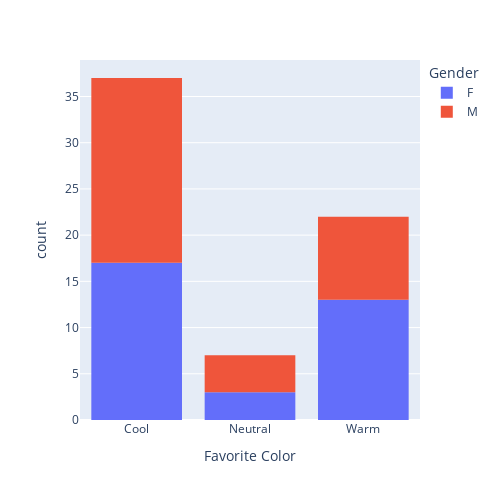

The notebook cell this image was saved under:
### Markdown cell above
We can confirm our finding from above with histogram plot

### Code cell
hist = px.histogram(data_frame=df,x='Favorite Color', color='Gender',width=500, height=500)
hist.show()

### Figure 1 — Plotly figure (JSON) as saved in the notebook; plotly's stock layout.template omitted (floating-point values rounded to 4 significant figures)
{"data": [{"alignmentgroup": "True", "bingroup": "x", "hovertemplate": "Gender=F<br>Favorite Color=%{x}<br>count=%{y}<extra></extra>", "legendgroup": "F", "marker": {"color": "#636efa", "pattern": {"shape": ""}}, "name": "F", "offsetgroup": "F", "orientation": "v", "showlegend": true, "type": "histogram", "x": ["Cool", "Neutral", "Warm", "Warm", "Cool", "Warm", "Cool", "Warm", "Warm", "Neutral", "Cool", "Warm", "Warm", "Warm", "Cool", "Warm", "Cool", "Cool", "Cool", "Cool", "Cool", "Warm", "Cool", "Warm", "Cool", "Warm", "Cool", "Cool", "Cool", "Cool", "Warm", "Neutral", "Cool"], "xaxis": "x", "yaxis": "y"}, {"alignmentgroup": "True", "bingroup": "x", "hovertemplate": "Gender=M<br>Favorite Color=%{x}<br>count=%{y}<extra></extra>", "legendgroup": "M", "marker": {"color": "#EF553B", "pattern": {"shape": ""}}, "name": "M", "offsetgroup": "M", "orientation": "v", "showlegend": true, "type": "histogram", "x": ["Warm", "Neutral", "Warm", "Neutral", "Cool", "Cool", "Warm", "Cool", "Neutral", "Warm", "Cool", "Cool", "Cool", "Cool", "Cool", "Cool", "Warm", "Cool", "Cool", "Cool", "Warm", "Cool", "Cool", "Warm", "Warm", "Warm", "Cool", "Cool", "Cool", "Cool", "Neutral", "Cool", "Cool"], "xaxis": "x", "yaxis": "y"}], "layout": {"barmode": "relative", "height": 500, "legend": {"title": {"text": "Gender"}, "tracegroupgap": 0}, "margin": {"t": 60}, "width": 500, "xaxis": {"anchor": "y", "domain": [0, 1], "title": {"text": "Favorite Color"}}, "yaxis": {"anchor": "x", "domain": [0, 1], "title": {"text": "count"}}}}
